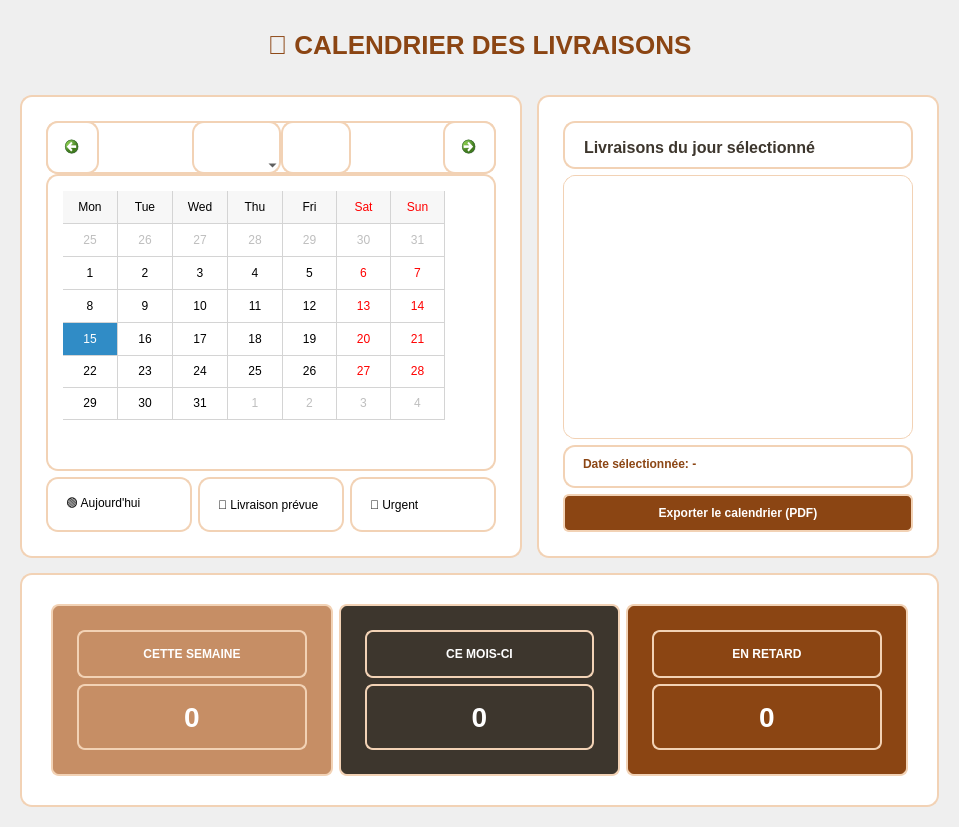
        <widget class="QWidget" name="page_calendar">
         <layout class="QVBoxLayout" name="pageCalendarLayout">
          <property name="spacing">
           <number>15</number>
          </property>
          <property name="leftMargin">
           <number>20</number>
          </property>
          <property name="topMargin">
           <number>10</number>
          </property>
          <property name="rightMargin">
           <number>20</number>
          </property>
          <property name="bottomMargin">
           <number>20</number>
          </property>
          <item>
           <widget class="QLabel" name="label_calendar_title">
            <property name="styleSheet">
             <string>font-size: 26px; font-weight: bold; color: #8B4513; padding: 20px;</string>
            </property>
            <property name="text">
             <string>📅 CALENDRIER DES LIVRAISONS</string>
            </property>
            <property name="alignment">
             <set>Qt::AlignmentFlag::AlignCenter</set>
            </property>
           </widget>
          </item>
          <item>
           <layout class="QHBoxLayout" name="calendarMainLayout">
            <item>
             <widget class="QFrame" name="calendar_container">
              <property name="styleSheet">
               <string>background-color: white; border: 2px solid #F2D2B5; border-radius: 12px; padding: 15px;</string>
              </property>
              <layout class="QVBoxLayout" name="calendarLayout">
               <item>
                <widget class="QCalendarWidget" name="calendarWidget">
                 <property name="minimumSize">
                  <size>
                   <width>450</width>
                   <height>350</height>
                  </size>
                 </property>
                 <property name="gridVisible">
                  <bool>true</bool>
                 </property>
                 <property name="verticalHeaderFormat">
                  <enum>QCalendarWidget::VerticalHeaderFormat::NoVerticalHeader</enum>
                 </property>
                </widget>
               </item>
               <item>
                <layout class="QHBoxLayout" name="calendarLegendLayout">
                 <item>
                  <widget class="QLabel" name="lbl_legend_today">
                   <property name="text">
                    <string>🟢 Aujourd'hui</string>
                   </property>
                  </widget>
                 </item>
                 <item>
                  <widget class="QLabel" name="lbl_legend_delivery">
                   <property name="text">
                    <string>🔵 Livraison prévue</string>
                   </property>
                  </widget>
                 </item>
                 <item>
                  <widget class="QLabel" name="lbl_legend_urgent">
                   <property name="text">
                    <string>🔴 Urgent</string>
                   </property>
                  </widget>
                 </item>
                </layout>
               </item>
              </layout>
             </widget>
            </item>
            <item>
             <widget class="QFrame" name="deliveries_list_container">
              <property name="styleSheet">
               <string>background-color: white; border: 2px solid #F2D2B5; border-radius: 12px; padding: 15px;</string>
              </property>
              <layout class="QVBoxLayout" name="deliveriesListLayout">
               <item>
                <widget class="QLabel" name="lbl_deliveries_title">
                 <property name="styleSheet">
                  <string>font-size: 16px; font-weight: bold; color: #3D362D; padding-bottom: 10px;</string>
                 </property>
                 <property name="text">
                  <string>Livraisons du jour sélectionné</string>
                 </property>
                </widget>
               </item>
               <item>
                <widget class="QListWidget" name="list_deliveries">
                 <property name="minimumSize">
                  <size>
                   <width>350</width>
                   <height>0</height>
                  </size>
                 </property>
                 <property name="styleSheet">
                  <string>QListWidget { background-color: white; color: #3D362D; border: 1px solid #F2D2B5; }
QListWidget::item { color: #3D362D; padding: 10px; border-bottom: 1px solid #F2D2B5; }
QListWidget::item:selected { background-color: #C68E65; color: white; }</string>
                 </property>
                </widget>
               </item>
               <item>
                <widget class="QLabel" name="lbl_selected_date">
                 <property name="styleSheet">
                  <string>color: #8B4513; font-weight: bold; padding-top: 10px;</string>
                 </property>
                 <property name="text">
                  <string>Date sélectionnée: -</string>
                 </property>
                </widget>
               </item>
               <item>
                <widget class="QPushButton" name="btn_export_calendar">
                 <property name="styleSheet">
                  <string>background-color: #8B4513; color: white; border-radius: 6px; padding: 10px 20px; font-weight: bold;</string>
                 </property>
                 <property name="text">
                  <string>Exporter le calendrier (PDF)</string>
                 </property>
                </widget>
               </item>
              </layout>
             </widget>
            </item>
           </layout>
          </item>
          <item>
           <widget class="QFrame" name="calendar_stats_container">
            <property name="styleSheet">
             <string>background-color: white; border: 2px solid #F2D2B5; border-radius: 12px; padding: 20px;</string>
            </property>
            <layout class="QHBoxLayout" name="calendarStatsLayout">
             <item>
              <widget class="QFrame" name="stat_this_week">
               <property name="styleSheet">
                <string>background-color: #C68E65; color: white; border-radius: 8px; padding: 15px;</string>
               </property>
               <layout class="QVBoxLayout" name="vboxThisWeek">
                <item>
                 <widget class="QLabel" name="lbl_this_week_title">
                  <property name="styleSheet">
                   <string>font-size: 12px; font-weight: bold;</string>
                  </property>
                  <property name="text">
                   <string>CETTE SEMAINE</string>
                  </property>
                  <property name="alignment">
                   <set>Qt::AlignmentFlag::AlignCenter</set>
                  </property>
                 </widget>
                </item>
                <item>
                 <widget class="QLabel" name="lbl_this_week_value">
                  <property name="styleSheet">
                   <string>font-size: 28px; font-weight: bold;</string>
                  </property>
                  <property name="text">
                   <string>0</string>
                  </property>
                  <property name="alignment">
                   <set>Qt::AlignmentFlag::AlignCenter</set>
                  </property>
                 </widget>
                </item>
               </layout>
              </widget>
             </item>
             <item>
              <widget class="QFrame" name="stat_this_month">
               <property name="styleSheet">
                <string>background-color: #3D362D; color: white; border-radius: 8px; padding: 15px;</string>
               </property>
               <layout class="QVBoxLayout" name="vboxThisMonth">
                <item>
                 <widget class="QLabel" name="lbl_this_month_title">
                  <property name="styleSheet">
                   <string>font-size: 12px; font-weight: bold;</string>
                  </property>
                  <property name="text">
                   <string>CE MOIS-CI</string>
                  </property>
                  <property name="alignment">
                   <set>Qt::AlignmentFlag::AlignCenter</set>
                  </property>
                 </widget>
                </item>
                <item>
                 <widget class="QLabel" name="lbl_this_month_value">
                  <property name="styleSheet">
                   <string>font-size: 28px; font-weight: bold;</string>
                  </property>
                  <property name="text">
                   <string>0</string>
                  </property>
                  <property name="alignment">
                   <set>Qt::AlignmentFlag::AlignCenter</set>
                  </property>
                 </widget>
                </item>
               </layout>
              </widget>
             </item>
             <item>
              <widget class="QFrame" name="stat_overdue">
               <property name="styleSheet">
                <string>background-color: #8B4513; color: white; border-radius: 8px; padding: 15px;</string>
               </property>
               <layout class="QVBoxLayout" name="vboxOverdue">
                <item>
                 <widget class="QLabel" name="lbl_overdue_title">
                  <property name="styleSheet">
                   <string>font-size: 12px; font-weight: bold;</string>
                  </property>
                  <property name="text">
                   <string>EN RETARD</string>
                  </property>
                  <property name="alignment">
                   <set>Qt::AlignmentFlag::AlignCenter</set>
                  </property>
                 </widget>
                </item>
                <item>
                 <widget class="QLabel" name="lbl_overdue_value">
                  <property name="styleSheet">
                   <string>font-size: 28px; font-weight: bold;</string>
                  </property>
                  <property name="text">
                   <string>0</string>
                  </property>
                  <property name="alignment">
                   <set>Qt::AlignmentFlag::AlignCenter</set>
                  </property>
                 </widget>
                </item>
               </layout>
              </widget>
             </item>
            </layout>
           </widget>
          </item>
         </layout>
        </widget>
